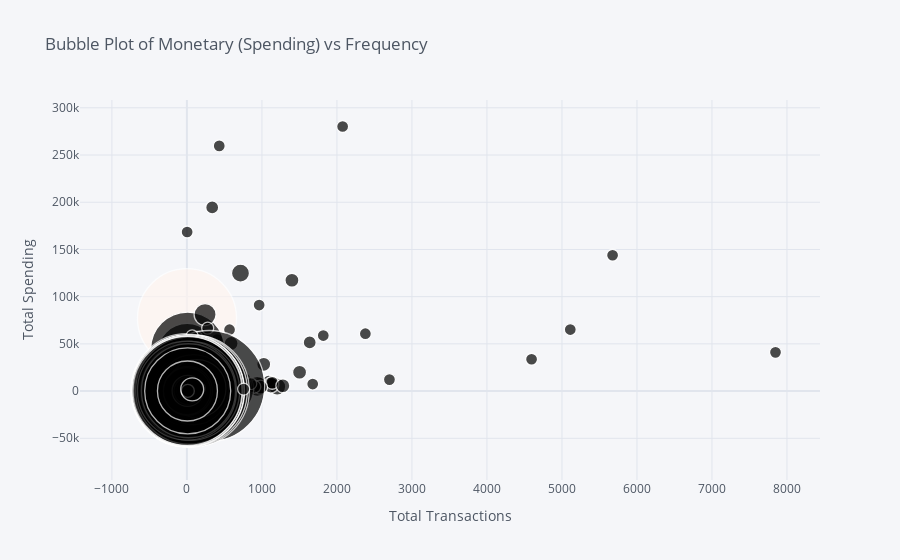

The cell this chart's notebook holds for it:
### Code cell
# Monetary (TotalSpending) vs Frequency (TotalTransactions)
rfm_table.iplot(
    kind='bubble', x='TotalTransactions', y='TotalSpending',
    size='DaysSinceLastPurchase', colorscale='reds',
    title='Bubble Plot of Monetary (Spending) vs Frequency',
    xTitle='Total Transactions', yTitle='Total Spending'
)

### Figure 1 — Plotly figure (JSON) as saved in the notebook; plotly's stock layout.template omitted (floating-point values rounded to 4 significant figures; data arrays with more than 128 entries replaced by an {"elided": "..."} marker saying what was removed)
{"data": [{"marker": {"color": ["rgb(255,245,240)", "rgb(254,224,210)", "rgb(252,187,161)", "rgb(252,146,114)", "rgb(251,106,74)", "rgb(239,59,44)", "rgb(203,24,29)", "rgb(165,15,21)", "rgb(103,0,13)"], "line": {"width": 1.3}, "size": {"elided": "4338 int values"}, "symbol": "circle"}, "mode": "markers", "text": "", "type": "scatter", "x": {"elided": "4338 int values"}, "y": {"elided": "4338 float values"}}], "layout": {"autosize": true, "legend": {"bgcolor": "#F5F6F9", "font": {"color": "#4D5663"}}, "paper_bgcolor": "#F5F6F9", "plot_bgcolor": "#F5F6F9", "title": {"font": {"color": "#4D5663"}, "text": "Bubble Plot of Monetary (Spending) vs Frequency"}, "xaxis": {"autorange": true, "gridcolor": "#E1E5ED", "range": [-1193.0, 8403.0], "showgrid": true, "tickfont": {"color": "#4D5663"}, "title": {"font": {"color": "#4D5663"}, "text": "Total Transactions"}, "type": "linear", "zerolinecolor": "#E1E5ED"}, "yaxis": {"autorange": true, "gridcolor": "#E1E5ED", "range": [-261800.0, 334900.0], "showgrid": true, "tickfont": {"color": "#4D5663"}, "title": {"font": {"color": "#4D5663"}, "text": "Total Spending"}, "type": "linear", "zerolinecolor": "#E1E5ED"}}}
